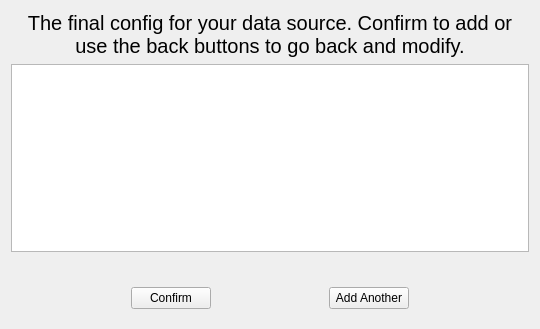
<?xml version="1.0" encoding="UTF-8"?>
<ui version="4.0">
 <class>CreateDataSourceConfirmPage</class>
 <widget class="QWidget" name="CreateDataSourceConfirmPage">
  <property name="geometry">
   <rect>
    <x>0</x>
    <y>0</y>
    <width>540</width>
    <height>329</height>
   </rect>
  </property>
  <property name="windowTitle">
   <string>CreateDataSourceConfirmPage</string>
  </property>
  <layout class="QVBoxLayout" name="verticalLayout">
   <item>
    <widget class="QLabel" name="label">
     <property name="font">
      <font>
       <pointsize>15</pointsize>
      </font>
     </property>
     <property name="text">
      <string>The final config for your data source. Confirm to add or use the back buttons to go back and modify.</string>
     </property>
     <property name="alignment">
      <set>Qt::AlignCenter</set>
     </property>
     <property name="wordWrap">
      <bool>true</bool>
     </property>
    </widget>
   </item>
   <item>
    <widget class="QPlainTextEdit" name="configTextView">
     <property name="font">
      <font>
       <pointsize>15</pointsize>
      </font>
     </property>
     <property name="undoRedoEnabled">
      <bool>false</bool>
     </property>
     <property name="textInteractionFlags">
      <set>Qt::TextSelectableByMouse</set>
     </property>
    </widget>
   </item>
   <item>
    <widget class="QLabel" name="label_2">
     <property name="text">
      <string/>
     </property>
     <property name="alignment">
      <set>Qt::AlignCenter</set>
     </property>
    </widget>
   </item>
   <item>
    <widget class="QWidget" name="buttonWidget" native="true">
     <layout class="QHBoxLayout" name="horizontalLayout">
      <item>
       <spacer name="horizontalSpacer">
        <property name="orientation">
         <enum>Qt::Horizontal</enum>
        </property>
        <property name="sizeHint" stdset="0">
         <size>
          <width>40</width>
          <height>20</height>
         </size>
        </property>
       </spacer>
      </item>
      <item>
       <widget class="QPushButton" name="confirmButton">
        <property name="text">
         <string>Confirm</string>
        </property>
       </widget>
      </item>
      <item>
       <spacer name="horizontalSpacer_3">
        <property name="orientation">
         <enum>Qt::Horizontal</enum>
        </property>
        <property name="sizeHint" stdset="0">
         <size>
          <width>40</width>
          <height>20</height>
         </size>
        </property>
       </spacer>
      </item>
      <item>
       <widget class="QPushButton" name="addButton">
        <property name="text">
         <string>Add Another</string>
        </property>
       </widget>
      </item>
      <item>
       <spacer name="horizontalSpacer_2">
        <property name="orientation">
         <enum>Qt::Horizontal</enum>
        </property>
        <property name="sizeHint" stdset="0">
         <size>
          <width>40</width>
          <height>20</height>
         </size>
        </property>
       </spacer>
      </item>
     </layout>
    </widget>
   </item>
  </layout>
 </widget>
 <resources/>
 <connections/>
</ui>
